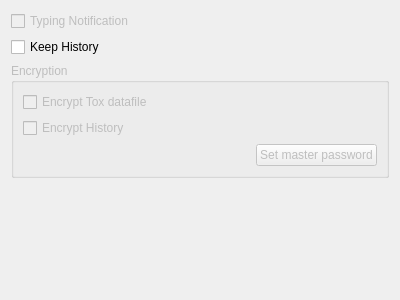
<?xml version="1.0" encoding="UTF-8"?>
<ui version="4.0">
 <class>PrivacySettings</class>
 <widget class="QWidget" name="PrivacySettings">
  <property name="geometry">
   <rect>
    <x>0</x>
    <y>0</y>
    <width>400</width>
    <height>300</height>
   </rect>
  </property>
  <property name="windowTitle">
   <string>Form</string>
  </property>
  <layout class="QVBoxLayout" name="verticalLayout">
   <item>
    <widget class="QCheckBox" name="cbTypingNotification">
     <property name="enabled">
      <bool>false</bool>
     </property>
     <property name="text">
      <string>Typing Notification</string>
     </property>
    </widget>
   </item>
   <item>
    <widget class="QCheckBox" name="cbKeepHistory">
     <property name="text">
      <string>Keep History</string>
     </property>
    </widget>
   </item>
   <item>
    <widget class="QGroupBox" name="encryptionGroup">
     <property name="enabled">
      <bool>false</bool>
     </property>
     <property name="title">
      <string>Encryption</string>
     </property>
     <layout class="QVBoxLayout" name="verticalLayout_2">
      <item>
       <widget class="QCheckBox" name="cbEnctyptTox">
        <property name="text">
         <string>Encrypt Tox datafile</string>
        </property>
       </widget>
      </item>
      <item>
       <widget class="QCheckBox" name="cbEncryptHistory">
        <property name="text">
         <string>Encrypt History</string>
        </property>
       </widget>
      </item>
      <item>
       <layout class="QHBoxLayout" name="horizontalLayout">
        <item>
         <spacer name="horizontalSpacer">
          <property name="orientation">
           <enum>Qt::Horizontal</enum>
          </property>
          <property name="sizeHint" stdset="0">
           <size>
            <width>40</width>
            <height>20</height>
           </size>
          </property>
         </spacer>
        </item>
        <item>
         <widget class="QPushButton" name="pswdBtn">
          <property name="text">
           <string>Set master password</string>
          </property>
         </widget>
        </item>
       </layout>
      </item>
     </layout>
    </widget>
   </item>
   <item>
    <spacer name="verticalSpacer">
     <property name="orientation">
      <enum>Qt::Vertical</enum>
     </property>
     <property name="sizeHint" stdset="0">
      <size>
       <width>20</width>
       <height>40</height>
      </size>
     </property>
    </spacer>
   </item>
  </layout>
 </widget>
 <resources/>
 <connections/>
</ui>
